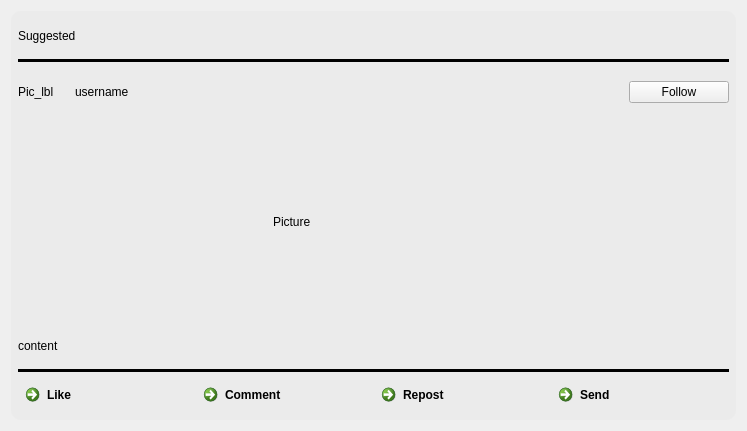
<?xml version="1.0" encoding="UTF-8"?>
<ui version="4.0">
 <class>PostWidget</class>
 <widget class="QWidget" name="PostWidget">
  <property name="geometry">
   <rect>
    <x>0</x>
    <y>0</y>
    <width>747</width>
    <height>431</height>
   </rect>
  </property>
  <property name="windowTitle">
   <string>Form</string>
  </property>
  <property name="styleSheet">
   <string notr="true">QCommandLinkButton{
	background-color: transparent;
}

QCommandLinkButton:hover{
	background-color: #e7e7e7;
	border: 1px solid blue;
}

QCommandLinkButton:pressed{
	background-color: #eeeeee;
	border-radius: 5px;
}</string>
  </property>
  <layout class="QVBoxLayout" name="verticalLayout">
   <property name="spacing">
    <number>0</number>
   </property>
   <item>
    <widget class="QFrame" name="frame">
     <property name="styleSheet">
      <string notr="true">QFrame{
background-color: rgb(235, 235, 235);
border-radius: 10px;
}</string>
     </property>
     <property name="frameShape">
      <enum>QFrame::NoFrame</enum>
     </property>
     <layout class="QVBoxLayout" name="verticalLayout_2">
      <property name="spacing">
       <number>5</number>
      </property>
      <property name="leftMargin">
       <number>7</number>
      </property>
      <property name="topMargin">
       <number>7</number>
      </property>
      <property name="rightMargin">
       <number>7</number>
      </property>
      <property name="bottomMargin">
       <number>7</number>
      </property>
      <item>
       <layout class="QHBoxLayout" name="top_layout">
        <item>
         <widget class="QLabel" name="suggest_lbl">
          <property name="text">
           <string>Suggested</string>
          </property>
         </widget>
        </item>
        <item>
         <spacer name="spacer_suggest_close">
          <property name="orientation">
           <enum>Qt::Horizontal</enum>
          </property>
          <property name="sizeHint" stdset="0">
           <size>
            <width>40</width>
            <height>20</height>
           </size>
          </property>
         </spacer>
        </item>
       </layout>
      </item>
      <item>
       <widget class="Line" name="top_h_line">
        <property name="styleSheet">
         <string notr="true">background-color: rgb(0, 0, 0);</string>
        </property>
        <property name="frameShadow">
         <enum>QFrame::Plain</enum>
        </property>
        <property name="orientation">
         <enum>Qt::Horizontal</enum>
        </property>
       </widget>
      </item>
      <item>
       <layout class="QHBoxLayout" name="user_layout">
        <property name="spacing">
         <number>7</number>
        </property>
        <item>
         <widget class="QLabel" name="icon_lbl">
          <property name="sizePolicy">
           <sizepolicy hsizetype="Fixed" vsizetype="Fixed">
            <horstretch>0</horstretch>
            <verstretch>0</verstretch>
           </sizepolicy>
          </property>
          <property name="minimumSize">
           <size>
            <width>50</width>
            <height>50</height>
           </size>
          </property>
          <property name="maximumSize">
           <size>
            <width>50</width>
            <height>50</height>
           </size>
          </property>
          <property name="text">
           <string>Pic_lbl</string>
          </property>
          <property name="scaledContents">
           <bool>true</bool>
          </property>
         </widget>
        </item>
        <item>
         <widget class="QLabel" name="username_lbl">
          <property name="text">
           <string>username</string>
          </property>
          <property name="wordWrap">
           <bool>true</bool>
          </property>
         </widget>
        </item>
        <item>
         <widget class="QPushButton" name="follow_btn">
          <property name="maximumSize">
           <size>
            <width>100</width>
            <height>16777215</height>
           </size>
          </property>
          <property name="text">
           <string>Follow</string>
          </property>
          <property name="icon">
           <iconset resource="../../resource.qrc">
            <normaloff>:/plus.svg</normaloff>:/plus.svg</iconset>
          </property>
         </widget>
        </item>
       </layout>
      </item>
      <item>
       <layout class="QHBoxLayout" name="horizontalLayout">
        <item>
         <widget class="QLabel" name="post_pic_lbl">
          <property name="sizePolicy">
           <sizepolicy hsizetype="Fixed" vsizetype="Fixed">
            <horstretch>0</horstretch>
            <verstretch>0</verstretch>
           </sizepolicy>
          </property>
          <property name="minimumSize">
           <size>
            <width>200</width>
            <height>200</height>
           </size>
          </property>
          <property name="maximumSize">
           <size>
            <width>200</width>
            <height>200</height>
           </size>
          </property>
          <property name="text">
           <string>Picture</string>
          </property>
         </widget>
        </item>
       </layout>
      </item>
      <item>
       <widget class="QLabel" name="content_lbl">
        <property name="text">
         <string>content</string>
        </property>
        <property name="wordWrap">
         <bool>true</bool>
        </property>
       </widget>
      </item>
      <item>
       <widget class="Line" name="bottom_h_line">
        <property name="styleSheet">
         <string notr="true">background-color: rgb(0, 0, 0);</string>
        </property>
        <property name="frameShadow">
         <enum>QFrame::Plain</enum>
        </property>
        <property name="orientation">
         <enum>Qt::Horizontal</enum>
        </property>
       </widget>
      </item>
      <item>
       <widget class="QWidget" name="bottom_widget" native="true">
        <layout class="QHBoxLayout" name="bottom_layout">
         <property name="spacing">
          <number>0</number>
         </property>
         <property name="leftMargin">
          <number>0</number>
         </property>
         <property name="topMargin">
          <number>0</number>
         </property>
         <property name="rightMargin">
          <number>0</number>
         </property>
         <property name="bottomMargin">
          <number>0</number>
         </property>
         <item>
          <widget class="QCommandLinkButton" name="like_link_btn">
           <property name="sizePolicy">
            <sizepolicy hsizetype="Preferred" vsizetype="Fixed">
             <horstretch>0</horstretch>
             <verstretch>0</verstretch>
            </sizepolicy>
           </property>
           <property name="text">
            <string>Like</string>
           </property>
           <property name="icon">
            <iconset resource="../../resource.qrc">
             <normaloff>:/like.png</normaloff>:/like.png</iconset>
           </property>
          </widget>
         </item>
         <item>
          <widget class="QCommandLinkButton" name="comment_link_btn">
           <property name="sizePolicy">
            <sizepolicy hsizetype="Preferred" vsizetype="Fixed">
             <horstretch>0</horstretch>
             <verstretch>0</verstretch>
            </sizepolicy>
           </property>
           <property name="text">
            <string>Comment</string>
           </property>
           <property name="icon">
            <iconset resource="../../resource.qrc">
             <normaloff>:/comment.png</normaloff>:/comment.png</iconset>
           </property>
          </widget>
         </item>
         <item>
          <widget class="QCommandLinkButton" name="repost_link_btn">
           <property name="sizePolicy">
            <sizepolicy hsizetype="Preferred" vsizetype="Fixed">
             <horstretch>0</horstretch>
             <verstretch>0</verstretch>
            </sizepolicy>
           </property>
           <property name="text">
            <string>Repost</string>
           </property>
           <property name="icon">
            <iconset resource="../../resource.qrc">
             <normaloff>:/retweet.png</normaloff>:/retweet.png</iconset>
           </property>
          </widget>
         </item>
         <item>
          <widget class="QCommandLinkButton" name="send_link_btn">
           <property name="sizePolicy">
            <sizepolicy hsizetype="Preferred" vsizetype="Fixed">
             <horstretch>0</horstretch>
             <verstretch>0</verstretch>
            </sizepolicy>
           </property>
           <property name="text">
            <string>Send</string>
           </property>
           <property name="icon">
            <iconset resource="../../resource.qrc">
             <normaloff>:/send.png</normaloff>:/send.png</iconset>
           </property>
          </widget>
         </item>
        </layout>
       </widget>
      </item>
     </layout>
    </widget>
   </item>
  </layout>
 </widget>
 <resources>
  <include location="../../resource.qrc"/>
 </resources>
 <connections/>
</ui>
